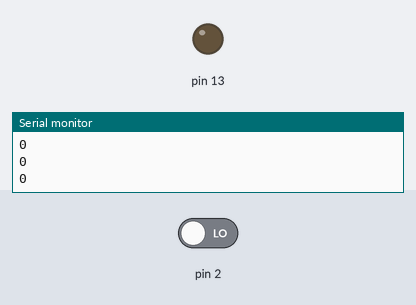
Recording of a sketch running on a simulated Arduino Uno, built with avr-gcc and run on an emulated ATmega328P. On the bench: output pins drawn as LEDs (lit = HIGH), the last lines printed to the serial monitor. Inputs (shaded band) come from the test bench; at power-on: pin 2 LOW.

Above: at 1.2 s.
1.3 s: pin 2 driven HIGH
At 2.3 s:
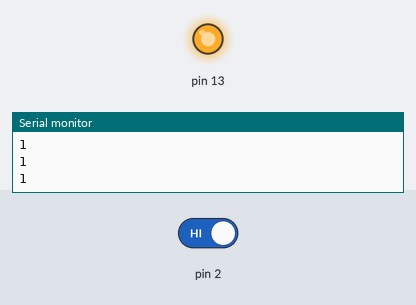
2.8 s: pin 2 driven LOW
At 3.6 s:
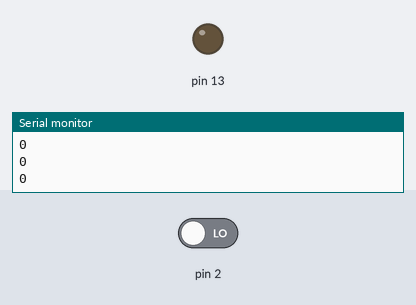
Timing chart, 0 to 5.8 s (numbered marks = the images above; inputs shaded):
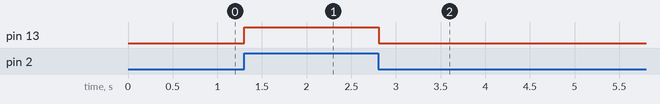

The sketch:

code_security_alarm.ino
```cpp
void setup(){
  pinMode (2, INPUT);
  Serial.begin (9600);
  pinMode (13, OUTPUT);

}

void loop(){

  Serial.println (digitalRead(2));
  if(digitalRead(2) ==1){
    digitalWrite(13,HIGH);
  }
  else{
    digitalWrite(13,LOW);
  }
  delay(10);
}
    
```

Measured:
- after the input at 1.3 s, pin 13: LOW → HIGH at once
- after the input at 2.8 s, pin 13: HIGH → LOW at once
